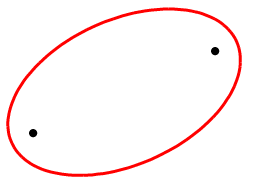
//> input picture ellips.png, 256 x 192 px
$ ./opencv ellips.png   (built with g++ and OpenCV 4)
//> lines starting //> are read from the running program, lines starting //| are printed output that depends on the picture; after the words box and inside, x2 and y2 are one past the last pixel; in counts of white or black regions, pixels touching at a corner belong together
### ellipseimage.h
#ifndef ELLIPSEIMAGE_H
#define ELLIPSEIMAGE_H

#include <stdio.h>
#include <opencv2/opencv.hpp>


class EllipseImage
{
private:
	cv::Mat image;
	cv::Mat colourimage;

public:
	EllipseImage(int = 256, int = 256); 		// constructor
	~EllipseImage(); 				//destructor

	const void DrawEllipse(int, int, int, int, double, int = 500);
	const void DrawColouredEllipse(int, int, int, int, double);
	const void DrawNoise(int);
	const void ShowImage();
	const cv::Mat GetImage();
	const cv::Mat GetColourImage();
	const void ClearImage();
	const void ClearColourImage();


};

#endif

### opencv.cpp
//*******************************************************************************
//*
//*
//*  This program is demonstration for ellipse fitting. Program finds
//*  contours and approximate it by ellipses.
//*
//*  Trackbar specify threshold parametr.
//*
//*  White lines is contours. Red lines is fitting ellipses.
//*
//*
//*  Autor:  Denis Burenkov.
//*
//*
//*
//********************************************************************************/
#include "opencv2/imgproc/imgproc.hpp"
#include "opencv2/highgui/highgui.hpp"
#include <iostream>
#include "ellipseimage.h"
using namespace cv;
using namespace std;

// static void help()
// {
//     cout <<
//             "\nThis program is demonstration for ellipse fitting. The program finds\n"
//             "contours and approximate it by ellipses.\n"
//             "Call:\n"
//             "./fitellipse [image_name -- Default stuff.jpg]\n" << endl;
// }

int threshold = 70;

Mat image;

void processImage(int, void*);


int main( int argc, char** argv )
{

// [4 lines of commented-out code are left out]

    const char* filename = argc == 2 ? argv[1] : (char*)"egg_boiled.jpg";
    Mat nonsized = imread(filename, 0);
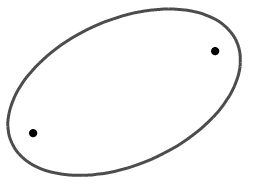
//> nonsized: 192 rows x 256 cols, CV_8UC1; min 0, max 255, mean 247.6
    if( nonsized.empty() )
    {
        cout << "Couldn't open image " << filename << "\nUsage: fitellipse <image_name>\n";
        return 0;
    }

    resize(nonsized, image, Size(256,256), 0, 0, INTER_CUBIC);
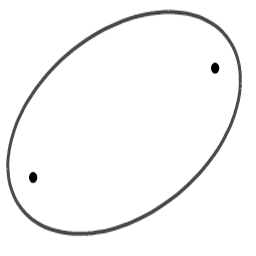
//> image: 256 rows x 256 cols, CV_8UC1; min 0, max 255, mean 247.5
    imshow("source", image);


    namedWindow("result", CV_WINDOW_AUTOSIZE);


    // Create toolbars. HighGUI use.
    createTrackbar( "threshold", "result", &threshold, 255, processImage );
    processImage(0, 0);

    // Wait for a key stroke; the same function arranges events processing
    waitKey();
    return 0;
}

// Define trackbar callback functon. This function find contours,
// draw it and approximate it by ellipses.
void processImage(int /*h*/, void*)
{
    struct timespec start, end;

    vector<vector<Point> > contours;
    Mat bimage = image >= threshold;
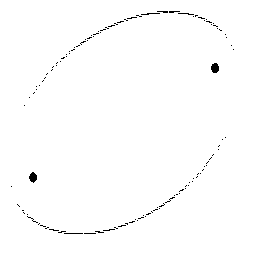
//> bimage: 256 rows x 256 cols, CV_8UC1; 99.1% white; black in thin lines or dots, all inside (x1, y1, x2, y2) = (11, 11, 234, 234)

    findContours(bimage, contours, CV_RETR_LIST, CV_CHAIN_APPROX_NONE);
//> contours = 167 contours, 154 with area under 20; largest, box (x1, y1, x2, y2) and area: (0, 0, 256, 256) 65025, (210, 62, 220, 74) 77, (28, 171, 38, 184) 73, (140, 12, 161, 16) 40, (63, 232, 84, 235) 38

    Mat cimage = Mat::zeros(bimage.size(), CV_8UC3);

    cout << "Output\n";


    clock_gettime(CLOCK_REALTIME, &start);

    for(size_t i = 0; i < contours.size(); i++)
    {
        size_t count = contours[i].size();
        if( count < 6 )
            continue;

        Mat pointsf;
        Mat(contours[i]).convertTo(pointsf, CV_32F);

        RotatedRect box = fitEllipse(pointsf);


   //*//  DRAWING OUTPUT
        if( MAX(box.size.width, box.size.height) > MIN(box.size.width, box.size.height)*30 )
              continue;
        drawContours(cimage, contours, (int)i, Scalar::all(255), 1, 8);

        ellipse(cimage, box, Scalar(0,0,255), 1, CV_AA);
        ellipse(cimage, box.center, box.size*0.5f, box.angle, 0, 360, Scalar(0,255,255), 1, CV_AA);
        Point2f vtx[4];
        box.points(vtx);
        for( int j = 0; j < 4; j++ )
            line(cimage, vtx[j], vtx[(j+1)%4], Scalar(0,255,0), 1, CV_AA);
   //*// DATA OUTPUT
        //cout << "Output\n";
        cout << "center is "<< box.center << "\t a is  " << box.size.height << "b is " << box.size.width << " \t angle is " << box.angle << endl;
   //*//
    }
//> this loop made 167 passes
//> (count, box) on passes 1 to 12: (26, centre (89.5, 233), size (2.2, 17.2), angle 90), (40, centre (73, 233), size (2.1, 30.7), angle 90), (20, centre (98.9, 231.5), size (2.8, 10.1), angle 99), (18, centre (61.5, 231.5), size (2.7, 9.3), angle 79.3), (26, centre (108.5, 229.5), size (2.7, 13.8), angle 83), (22, centre (53.5, 229.5), size (2.7, 11.5), angle 98.4), (6, centre (116.5, 228), size (2.1, 3), angle 90), (6, centre (45.5, 228), size (2.1, 3), angle 90), (6, centre (114.5, 227), size (2.1, 3), angle 90), (6, centre (47.5, 227), size (2.1, 3), angle 90), (8, centre (44, 226), size (2.2, 4.1), angle 90), (18, centre (121.5, 225.5), size (2.7, 9.3), angle 79.3)
//> count on passes 14, 16, 20, 21, 22, 23: 4, 4, 4, 4, 4, 4
//| center is [89.5, 233]	 a is  17.186b is 2.18398 	 angle is 90
//| center is [73, 233]	 a is  30.7024b is 2.14091 	 angle is 90
//| center is [98.9194, 231.539]	 a is  10.1068b is 2.80464 	 angle is 99.0071
//| center is [61.4585, 231.452]	 a is  9.30794b is 2.6771 	 angle is 79.2615
//| center is [108.533, 229.532]	 a is  13.788b is 2.67217 	 angle is 83.0464
//| center is [53.4633, 229.538]	 a is  11.5166b is 2.67695 	 angle is 98.4329
//| center is [116.5, 228]	 a is  3b is 2.12132 	 angle is 90
//| center is [45.5, 228]	 a is  3b is 2.12132 	 angle is 90
//> (output is shown up to pass 8 of 167)
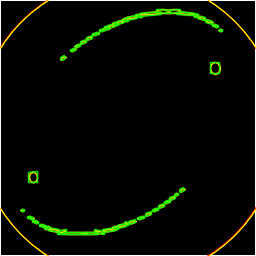
//> cimage: 256 rows x 256 cols, CV_8UC3; mean B, G, R 3.9, 11.3, 7.7
    clock_gettime(CLOCK_REALTIME, &end);

    long long unsigned int diff = end.tv_nsec - start.tv_nsec;
    std::cout << "Elapsed time :" << diff * std::pow(10,-9) << "s" << std::endl;


    imshow("result", cimage);

}
